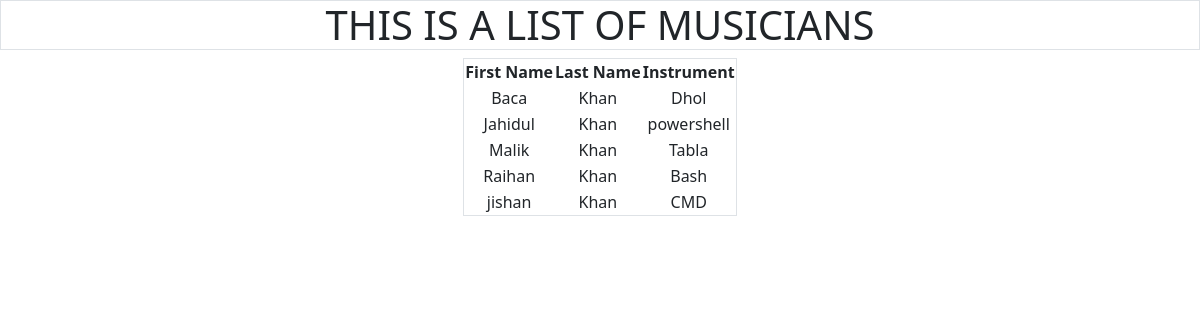
The page / on the database its author committed.
### app/models.py (models this page shows, shortened)
class Musician(models.Model):
    first_name = models.CharField(max_length=50)
    last_name = models.CharField(max_length= 50)
    instrument = models.CharField(max_length=100)

### app/views.py (the view)
# urls.py: path('', views.home, name='home'),
def home(request):
    musician_list = Musician.objects.order_by('first_name')
    diction = {
        'text_1': 'THIS IS A LIST OF MUSICIANS',
        'musician': musician_list
    }
    return render(request, 'index.html', context=diction)

### templates/index.html (shortened to what this page needs)
<!doctype html>
<html lang="en">
<head>
    <link href="https://cdn.jsdelivr.net/npm/bootstrap@5.0.0/dist/css/bootstrap.min.css" rel="stylesheet"
>
</head>
<body>
    <div>
        <h1 class="text-center border">{{ text_1 }}</h1>
    </div>
    <div class="d-flex align-items-center justify-content-center border-2">
        <table border="3" class="text-center border">
            <tr>
                <th>First Name</th>
                <th>Last Name</th>
                <th>Instrument</th>
            </tr>
            {% for row in musician %}
            <tr>
                <td>{{ row.first_name }}</td>
                <td>{{ row.last_name }}</td>
                <td>{{ row.instrument }}</td>
            </tr>
            {% endfor %}
        </table>
    </div>
</body>
</html>

### rows shown on the page
Musician: first_name "Baca", last_name "Khan", instrument "Dhol"
Musician: first_name "Jahidul", last_name "Khan", instrument "powershell"
Musician: first_name "Malik", last_name "Khan", instrument "Tabla"
Musician: first_name "Raihan", last_name "Khan", instrument "Bash"
Musician: first_name "jishan", last_name "Khan", instrument "CMD"
